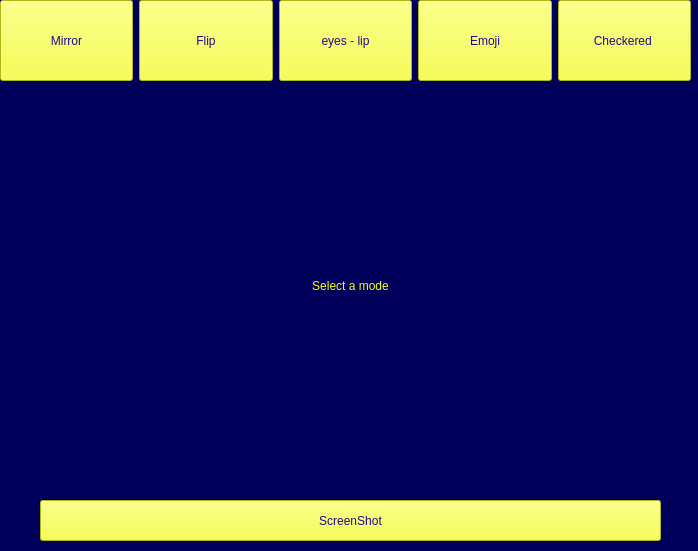
<?xml version="1.0" encoding="UTF-8"?>
<ui version="4.0">
 <class>camera</class>
 <widget class="QWidget" name="camera">
  <property name="geometry">
   <rect>
    <x>0</x>
    <y>0</y>
    <width>698</width>
    <height>551</height>
   </rect>
  </property>
  <property name="windowTitle">
   <string>camera</string>
  </property>
  <property name="styleSheet">
   <string notr="true">background-color: rgb(0, 0, 91);</string>
  </property>
  <widget class="QWidget" name="horizontalLayoutWidget">
   <property name="geometry">
    <rect>
     <x>0</x>
     <y>0</y>
     <width>691</width>
     <height>81</height>
    </rect>
   </property>
   <layout class="QHBoxLayout" name="horizontalLayout">
    <item>
     <widget class="QPushButton" name="flip_btn">
      <property name="sizePolicy">
       <sizepolicy hsizetype="Minimum" vsizetype="Minimum">
        <horstretch>0</horstretch>
        <verstretch>0</verstretch>
       </sizepolicy>
      </property>
      <property name="styleSheet">
       <string notr="true">background-color: rgb(244, 255, 34);
color: rgb(30, 11, 135);
font: 24pt &quot;Comic Sans MS&quot;;</string>
      </property>
      <property name="text">
       <string>Mirror</string>
      </property>
     </widget>
    </item>
    <item>
     <widget class="QPushButton" name="horizontal_btn">
      <property name="sizePolicy">
       <sizepolicy hsizetype="Minimum" vsizetype="Minimum">
        <horstretch>0</horstretch>
        <verstretch>0</verstretch>
       </sizepolicy>
      </property>
      <property name="styleSheet">
       <string notr="true">background-color: rgb(244, 255, 34);
color: rgb(30, 11, 135);
font: 24pt &quot;Comic Sans MS&quot;;</string>
      </property>
      <property name="text">
       <string>Flip</string>
      </property>
     </widget>
    </item>
    <item>
     <widget class="QPushButton" name="el_btn">
      <property name="sizePolicy">
       <sizepolicy hsizetype="Minimum" vsizetype="Minimum">
        <horstretch>0</horstretch>
        <verstretch>0</verstretch>
       </sizepolicy>
      </property>
      <property name="styleSheet">
       <string notr="true">background-color: rgb(244, 255, 34);
color: rgb(30, 11, 135);
font: 20pt &quot;Comic Sans MS&quot;;</string>
      </property>
      <property name="text">
       <string>eyes - lip</string>
      </property>
     </widget>
    </item>
    <item>
     <widget class="QPushButton" name="emoji_btn">
      <property name="sizePolicy">
       <sizepolicy hsizetype="Preferred" vsizetype="Minimum">
        <horstretch>0</horstretch>
        <verstretch>0</verstretch>
       </sizepolicy>
      </property>
      <property name="styleSheet">
       <string notr="true">background-color: rgb(244, 255, 34);
color: rgb(30, 11, 135);
font: 24pt &quot;Comic Sans MS&quot;;</string>
      </property>
      <property name="text">
       <string>Emoji</string>
      </property>
     </widget>
    </item>
    <item>
     <widget class="QPushButton" name="checkered_btn">
      <property name="sizePolicy">
       <sizepolicy hsizetype="Preferred" vsizetype="Minimum">
        <horstretch>0</horstretch>
        <verstretch>0</verstretch>
       </sizepolicy>
      </property>
      <property name="styleSheet">
       <string notr="true">background-color: rgb(244, 255, 34);
color: rgb(30, 11, 135);
font: 24pt &quot;Comic Sans MS&quot;;</string>
      </property>
      <property name="text">
       <string>Checkered </string>
      </property>
     </widget>
    </item>
   </layout>
  </widget>
  <widget class="QLabel" name="video_lbl">
   <property name="geometry">
    <rect>
     <x>30</x>
     <y>100</y>
     <width>641</width>
     <height>371</height>
    </rect>
   </property>
   <property name="styleSheet">
    <string notr="true">color: rgb(243, 255, 16);
font: 125 60pt &quot;Comic Sans MS&quot;;</string>
   </property>
   <property name="text">
    <string>Select a mode</string>
   </property>
   <property name="alignment">
    <set>Qt::AlignCenter</set>
   </property>
  </widget>
  <widget class="QPushButton" name="shot_btn">
   <property name="geometry">
    <rect>
     <x>40</x>
     <y>500</y>
     <width>621</width>
     <height>41</height>
    </rect>
   </property>
   <property name="styleSheet">
    <string notr="true">background-color: rgb(244, 255, 34);
color: rgb(30, 11, 135);
font: 24pt &quot;Comic Sans MS&quot;;</string>
   </property>
   <property name="text">
    <string>ScreenShot</string>
   </property>
  </widget>
 </widget>
 <resources/>
 <connections/>
</ui>
